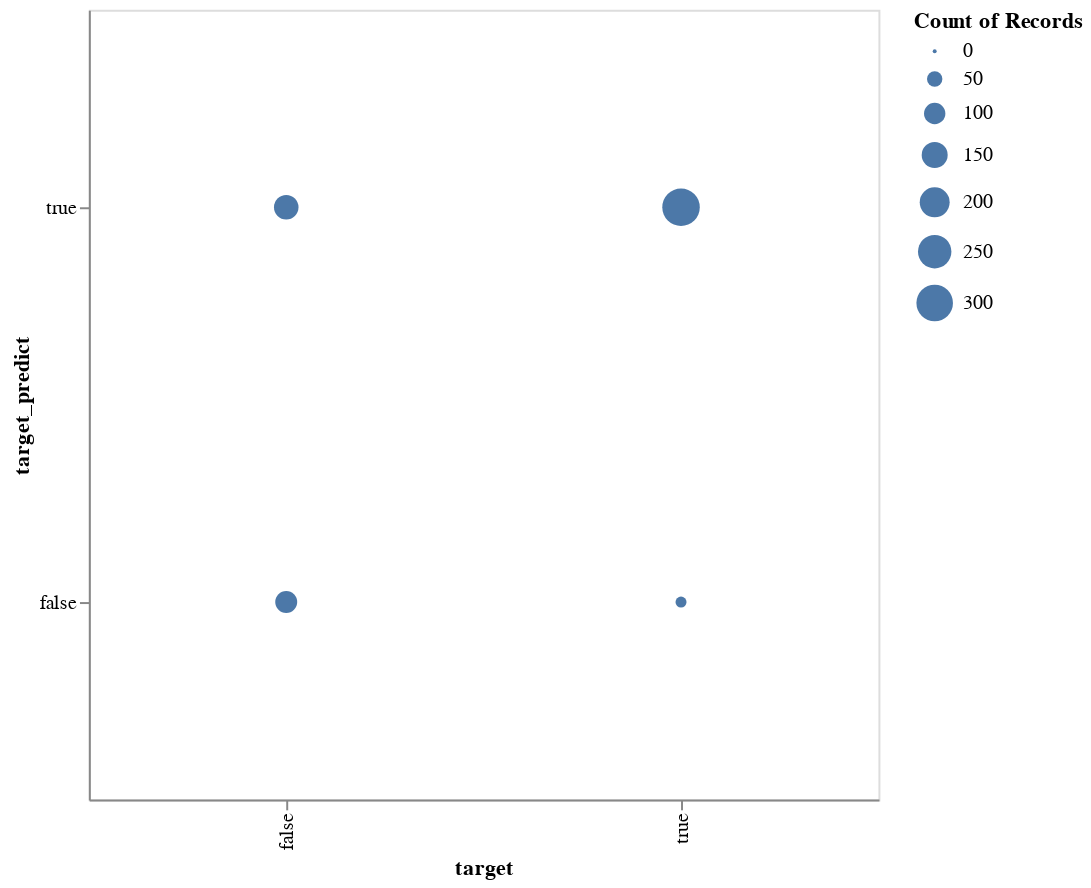

This figure's notebook cell:
### Code cell
alt.Chart(df).mark_circle().encode(
    alt.X("target:O"),
    alt.Y("target_predict:O", sort='descending'),
    size="count()"
).properties(
    width=400,
    height=400
)

### Figure 1 — Vega-Lite specification as saved in the notebook (floating-point values rounded to 4 significant figures; data arrays with more than 128 entries replaced by an {"elided": "..."} marker saying what was removed)
{"config": {"view": {"continuousWidth": 400, "continuousHeight": 300}}, "data": {"name": "data-e1db04297d36fdf9be70d246d610da81"}, "mark": "circle", "encoding": {"size": {"type": "quantitative", "aggregate": "count"}, "x": {"type": "ordinal", "field": "target"}, "y": {"type": "ordinal", "field": "target_predict", "sort": "descending"}}, "height": 400, "width": 400, "$schema": "https://vega.github.io/schema/vega-lite/v4.0.2.json", "datasets": {"data-e1db04297d36fdf9be70d246d610da81": {"elided": "579 records"}}}
